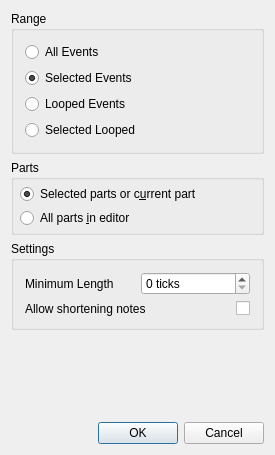
<?xml version="1.0" encoding="UTF-8"?>
<ui version="4.0">
 <class>LegatoBase</class>
 <widget class="QDialog" name="LegatoBase">
  <property name="enabled">
   <bool>true</bool>
  </property>
  <property name="geometry">
   <rect>
    <x>0</x>
    <y>0</y>
    <width>275</width>
    <height>455</height>
   </rect>
  </property>
  <property name="windowTitle">
   <string>MusE: Legato</string>
  </property>
  <layout class="QVBoxLayout" name="verticalLayout_2">
   <property name="spacing">
    <number>6</number>
   </property>
   <property name="leftMargin">
    <number>11</number>
   </property>
   <property name="topMargin">
    <number>11</number>
   </property>
   <property name="rightMargin">
    <number>11</number>
   </property>
   <property name="bottomMargin">
    <number>11</number>
   </property>
   <item>
    <widget class="QGroupBox" name="rangeBox">
     <property name="title">
      <string>Range</string>
     </property>
     <layout class="QVBoxLayout" name="verticalLayout">
      <property name="spacing">
       <number>6</number>
      </property>
      <property name="leftMargin">
       <number>11</number>
      </property>
      <property name="topMargin">
       <number>11</number>
      </property>
      <property name="rightMargin">
       <number>11</number>
      </property>
      <property name="bottomMargin">
       <number>11</number>
      </property>
      <item>
       <widget class="QRadioButton" name="all_events_button">
        <property name="text">
         <string>All Events</string>
        </property>
       </widget>
      </item>
      <item>
       <widget class="QRadioButton" name="selected_events_button">
        <property name="text">
         <string>Selected Events</string>
        </property>
        <property name="checked">
         <bool>true</bool>
        </property>
       </widget>
      </item>
      <item>
       <widget class="QRadioButton" name="looped_events_button">
        <property name="text">
         <string>Looped Events</string>
        </property>
       </widget>
      </item>
      <item>
       <widget class="QRadioButton" name="selected_looped_button">
        <property name="text">
         <string>Selected Looped</string>
        </property>
       </widget>
      </item>
     </layout>
    </widget>
   </item>
   <item>
    <widget class="QGroupBox" name="partsBox">
     <property name="sizePolicy">
      <sizepolicy hsizetype="Preferred" vsizetype="Minimum">
       <horstretch>0</horstretch>
       <verstretch>0</verstretch>
      </sizepolicy>
     </property>
     <property name="title">
      <string>Parts</string>
     </property>
     <layout class="QVBoxLayout" name="verticalLayout_3">
      <property name="spacing">
       <number>4</number>
      </property>
      <property name="leftMargin">
       <number>6</number>
      </property>
      <property name="topMargin">
       <number>4</number>
      </property>
      <property name="rightMargin">
       <number>6</number>
      </property>
      <property name="bottomMargin">
       <number>4</number>
      </property>
      <item>
       <widget class="QRadioButton" name="not_all_parts_button">
        <property name="text">
         <string>Selected parts or c&amp;urrent part</string>
        </property>
        <property name="checked">
         <bool>true</bool>
        </property>
       </widget>
      </item>
      <item>
       <widget class="QRadioButton" name="all_parts_button">
        <property name="text">
         <string>All parts &amp;in editor</string>
        </property>
       </widget>
      </item>
     </layout>
    </widget>
   </item>
   <item>
    <widget class="QGroupBox" name="groupBox_2">
     <property name="title">
      <string>Settings</string>
     </property>
     <property name="flat">
      <bool>false</bool>
     </property>
     <property name="checkable">
      <bool>false</bool>
     </property>
     <layout class="QGridLayout" name="gridLayout">
      <property name="leftMargin">
       <number>11</number>
      </property>
      <property name="topMargin">
       <number>11</number>
      </property>
      <property name="rightMargin">
       <number>11</number>
      </property>
      <property name="bottomMargin">
       <number>11</number>
      </property>
      <property name="spacing">
       <number>6</number>
      </property>
      <item row="0" column="1">
       <widget class="QSpinBox" name="len_spinbox">
        <property name="enabled">
         <bool>true</bool>
        </property>
        <property name="accelerated">
         <bool>true</bool>
        </property>
        <property name="suffix">
         <string> ticks</string>
        </property>
        <property name="minimum">
         <number>0</number>
        </property>
        <property name="maximum">
         <number>10000</number>
        </property>
        <property name="singleStep">
         <number>1</number>
        </property>
        <property name="value">
         <number>0</number>
        </property>
       </widget>
      </item>
      <item row="0" column="0">
       <widget class="QLabel" name="label_2">
        <property name="text">
         <string>Minimum Length</string>
        </property>
       </widget>
      </item>
      <item row="1" column="0" colspan="2">
       <layout class="QHBoxLayout" name="horizontalLayout_3">
        <item>
         <widget class="QLabel" name="label">
          <property name="sizePolicy">
           <sizepolicy hsizetype="Expanding" vsizetype="Preferred">
            <horstretch>0</horstretch>
            <verstretch>0</verstretch>
           </sizepolicy>
          </property>
          <property name="text">
           <string>Allow shortening notes</string>
          </property>
         </widget>
        </item>
        <item>
         <widget class="QCheckBox" name="allow_shorten_checkbox">
          <property name="layoutDirection">
           <enum>Qt::RightToLeft</enum>
          </property>
          <property name="text">
           <string/>
          </property>
         </widget>
        </item>
       </layout>
      </item>
     </layout>
    </widget>
   </item>
   <item>
    <spacer name="verticalSpacer">
     <property name="orientation">
      <enum>Qt::Vertical</enum>
     </property>
     <property name="sizeHint" stdset="0">
      <size>
       <width>20</width>
       <height>40</height>
      </size>
     </property>
    </spacer>
   </item>
   <item>
    <layout class="QHBoxLayout" name="horizontalLayout">
     <property name="spacing">
      <number>6</number>
     </property>
     <item>
      <spacer name="Spacer1">
       <property name="orientation">
        <enum>Qt::Horizontal</enum>
       </property>
       <property name="sizeType">
        <enum>QSizePolicy::Expanding</enum>
       </property>
       <property name="sizeHint" stdset="0">
        <size>
         <width>20</width>
         <height>20</height>
        </size>
       </property>
      </spacer>
     </item>
     <item>
      <widget class="QPushButton" name="okButton">
       <property name="text">
        <string>OK</string>
       </property>
       <property name="autoDefault">
        <bool>false</bool>
       </property>
       <property name="default">
        <bool>true</bool>
       </property>
      </widget>
     </item>
     <item>
      <widget class="QPushButton" name="cancelButton">
       <property name="text">
        <string>Cancel</string>
       </property>
      </widget>
     </item>
    </layout>
   </item>
  </layout>
 </widget>
 <layoutdefault spacing="6" margin="11"/>
 <resources/>
 <connections>
  <connection>
   <sender>okButton</sender>
   <signal>clicked()</signal>
   <receiver>LegatoBase</receiver>
   <slot>accept()</slot>
   <hints>
    <hint type="sourcelabel">
     <x>20</x>
     <y>20</y>
    </hint>
    <hint type="destinationlabel">
     <x>20</x>
     <y>20</y>
    </hint>
   </hints>
  </connection>
  <connection>
   <sender>cancelButton</sender>
   <signal>clicked()</signal>
   <receiver>LegatoBase</receiver>
   <slot>reject()</slot>
   <hints>
    <hint type="sourcelabel">
     <x>20</x>
     <y>20</y>
    </hint>
    <hint type="destinationlabel">
     <x>20</x>
     <y>20</y>
    </hint>
   </hints>
  </connection>
 </connections>
</ui>
